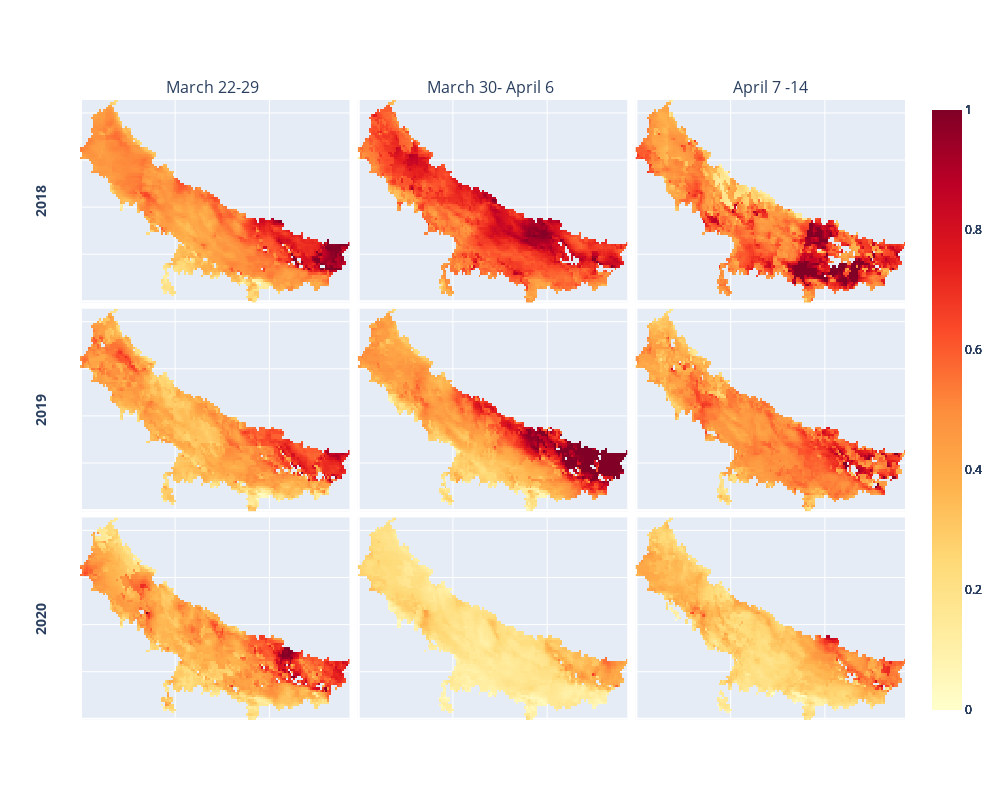

Write notebook code for a chart like this one.
### Code cell
from plotly.subplots import make_subplots
import plotly.graph_objects as go
import plotly.express as px
fig = make_subplots(3, 3, horizontal_spacing=0.01,vertical_spacing=0.01, subplot_titles=("March 22-29 ", "March 30- April 6 ", "April 7 -14"))
fig.add_trace(go.Heatmap(z=aod_2018_1[::-1],coloraxis="coloraxis1",),row=1,col=1)
fig.add_trace(go.Heatmap(z=aod_2018_2[::-1],coloraxis="coloraxis2"),row=1,col=2)
fig.add_trace(go.Heatmap(z=aod_2018_3[::-1],coloraxis="coloraxis3"),row=1,col=3)
fig.add_trace(go.Heatmap(z=aod_2019_1[::-1],coloraxis="coloraxis4",),row=2,col=1)
fig.add_trace(go.Heatmap(z=aod_2019_2[::-1],coloraxis="coloraxis5"),row=2,col=2)
fig.add_trace(go.Heatmap(z=aod_2019_3[::-1],coloraxis="coloraxis6"),row=2,col=3)
fig.add_trace(go.Heatmap(z=aod_2020_1[::-1],coloraxis="coloraxis7"),row=3,col=1)
fig.add_trace(go.Heatmap(z=aod_2020_2[::-1],coloraxis="coloraxis8"),row=3,col=2)
fig.add_trace(go.Heatmap(z=aod_2020_3[::-1],coloraxis="coloraxis9"),row=3,col=3)
fig.update_layout(width=1000, height=800,
coloraxis1=dict(colorscale='ylorrd',cmin=0,cmax=1, ),
coloraxis2=dict(colorscale='ylorrd',cmin=0,cmax=1,),
coloraxis3=dict(colorscale='ylorrd',cmin=0,cmax=1,),
coloraxis4=dict(colorscale='ylorrd',cmin=0,cmax=1,),
coloraxis5=dict(colorscale='ylorrd',cmin=0,cmax=1,),
coloraxis6=dict(colorscale='ylorrd',cmin=0,cmax=1,),
coloraxis7=dict(colorscale='ylorrd',cmin=0,cmax=1, ),
coloraxis8=dict(colorscale='ylorrd',cmin=0,cmax=1,),
coloraxis9=dict(colorscale='ylorrd',cmin=0,cmax=1,))
#px.imshow(ndvi, color_continuous_scale='Bluyl', aspect='equal',zmin=0,zmax=0.5),
fig.update_yaxes(title_text="<b>2018</b>", row=1, col=1)
fig.update_yaxes(title_text="<b>2019</b>", row=2, col=1)
fig.update_yaxes(title_text="<b>2020</b>", row=3, col=1)
for axis in fig.layout:
    if type(fig.layout[axis]) == go.layout.YAxis:
        
        fig.layout[axis].tickfont = dict(color = 'rgba(0,0,0,0)')
    if type(fig.layout[axis]) == go.layout.XAxis:
        fig.layout[axis].title.text = ''
        fig.layout[axis].tickfont = dict(color = 'rgba(0,0,0,0)')
fig.show()

# fig.write_html(ofl)

### Figure 1 — Plotly figure (JSON) as saved in the notebook; plotly's stock layout.template omitted (floating-point values rounded to 4 significant figures; data arrays with more than 128 entries replaced by an {"elided": "..."} marker saying what was removed)
{"data": [{"coloraxis": "coloraxis", "type": "heatmap", "xaxis": "x", "yaxis": "y", "z": {"elided": "86x143 float values"}}, {"coloraxis": "coloraxis2", "type": "heatmap", "xaxis": "x2", "yaxis": "y2", "z": {"elided": "86x143 float values"}}, {"coloraxis": "coloraxis3", "type": "heatmap", "xaxis": "x3", "yaxis": "y3", "z": {"elided": "86x143 float values"}}, {"coloraxis": "coloraxis4", "type": "heatmap", "xaxis": "x4", "yaxis": "y4", "z": {"elided": "86x143 float values"}}, {"coloraxis": "coloraxis5", "type": "heatmap", "xaxis": "x5", "yaxis": "y5", "z": {"elided": "86x143 float values"}}, {"coloraxis": "coloraxis6", "type": "heatmap", "xaxis": "x6", "yaxis": "y6", "z": {"elided": "86x143 float values"}}, {"coloraxis": "coloraxis7", "type": "heatmap", "xaxis": "x7", "yaxis": "y7", "z": {"elided": "86x143 float values"}}, {"coloraxis": "coloraxis8", "type": "heatmap", "xaxis": "x8", "yaxis": "y8", "z": {"elided": "86x143 float values"}}, {"coloraxis": "coloraxis9", "type": "heatmap", "xaxis": "x9", "yaxis": "y9", "z": {"elided": "86x143 float values"}}], "layout": {"annotations": [{"font": {"size": 16}, "showarrow": false, "text": "March 22-29 ", "x": 0.1633, "xanchor": "center", "xref": "paper", "y": 1, "yanchor": "bottom", "yref": "paper"}, {"font": {"size": 16}, "showarrow": false, "text": "March 30- April 6 ", "x": 0.5, "xanchor": "center", "xref": "paper", "y": 1, "yanchor": "bottom", "yref": "paper"}, {"font": {"size": 16}, "showarrow": false, "text": "April 7 -14", "x": 0.8367, "xanchor": "center", "xref": "paper", "y": 1, "yanchor": "bottom", "yref": "paper"}], "coloraxis": {"cmax": 1, "cmin": 0, "colorscale": [[0, "rgb(255,255,204)"], [0.125, "rgb(255,237,160)"], [0.25, "rgb(254,217,118)"], [0.375, "rgb(254,178,76)"], [0.5, "rgb(253,141,60)"], [0.625, "rgb(252,78,42)"], [0.75, "rgb(227,26,28)"], [0.875, "rgb(189,0,38)"], [1, "rgb(128,0,38)"]]}, "coloraxis2": {"cmax": 1, "cmin": 0, "colorscale": [[0, "rgb(255,255,204)"], [0.125, "rgb(255,237,160)"], [0.25, "rgb(254,217,118)"], [0.375, "rgb(254,178,76)"], [0.5, "rgb(253,141,60)"], [0.625, "rgb(252,78,42)"], [0.75, "rgb(227,26,28)"], [0.875, "rgb(189,0,38)"], [1, "rgb(128,0,38)"]]}, "coloraxis3": {"cmax": 1, "cmin": 0, "colorscale": [[0, "rgb(255,255,204)"], [0.125, "rgb(255,237,160)"], [0.25, "rgb(254,217,118)"], [0.375, "rgb(254,178,76)"], [0.5, "rgb(253,141,60)"], [0.625, "rgb(252,78,42)"], [0.75, "rgb(227,26,28)"], [0.875, "rgb(189,0,38)"], [1, "rgb(128,0,38)"]]}, "coloraxis4": {"cmax": 1, "cmin": 0, "colorscale": [[0, "rgb(255,255,204)"], [0.125, "rgb(255,237,160)"], [0.25, "rgb(254,217,118)"], [0.375, "rgb(254,178,76)"], [0.5, "rgb(253,141,60)"], [0.625, "rgb(252,78,42)"], [0.75, "rgb(227,26,28)"], [0.875, "rgb(189,0,38)"], [1, "rgb(128,0,38)"]]}, "coloraxis5": {"cmax": 1, "cmin": 0, "colorscale": [[0, "rgb(255,255,204)"], [0.125, "rgb(255,237,160)"], [0.25, "rgb(254,217,118)"], [0.375, "rgb(254,178,76)"], [0.5, "rgb(253,141,60)"], [0.625, "rgb(252,78,42)"], [0.75, "rgb(227,26,28)"], [0.875, "rgb(189,0,38)"], [1, "rgb(128,0,38)"]]}, "coloraxis6": {"cmax": 1, "cmin": 0, "colorscale": [[0, "rgb(255,255,204)"], [0.125, "rgb(255,237,160)"], [0.25, "rgb(254,217,118)"], [0.375, "rgb(254,178,76)"], [0.5, "rgb(253,141,60)"], [0.625, "rgb(252,78,42)"], [0.75, "rgb(227,26,28)"], [0.875, "rgb(189,0,38)"], [1, "rgb(128,0,38)"]]}, "coloraxis7": {"cmax": 1, "cmin": 0, "colorscale": [[0, "rgb(255,255,204)"], [0.125, "rgb(255,237,160)"], [0.25, "rgb(254,217,118)"], [0.375, "rgb(254,178,76)"], [0.5, "rgb(253,141,60)"], [0.625, "rgb(252,78,42)"], [0.75, "rgb(227,26,28)"], [0.875, "rgb(189,0,38)"], [1, "rgb(128,0,38)"]]}, "coloraxis8": {"cmax": 1, "cmin": 0, "colorscale": [[0, "rgb(255,255,204)"], [0.125, "rgb(255,237,160)"], [0.25, "rgb(254,217,118)"], [0.375, "rgb(254,178,76)"], [0.5, "rgb(253,141,60)"], [0.625, "rgb(252,78,42)"], [0.75, "rgb(227,26,28)"], [0.875, "rgb(189,0,38)"], [1, "rgb(128,0,38)"]]}, "coloraxis9": {"cmax": 1, "cmin": 0, "colorscale": [[0, "rgb(255,255,204)"], [0.125, "rgb(255,237,160)"], [0.25, "rgb(254,217,118)"], [0.375, "rgb(254,178,76)"], [0.5, "rgb(253,141,60)"], [0.625, "rgb(252,78,42)"], [0.75, "rgb(227,26,28)"], [0.875, "rgb(189,0,38)"], [1, "rgb(128,0,38)"]]}, "height": 800, "width": 1000, "xaxis": {"anchor": "y", "domain": [0, 0.3267], "tickfont": {"color": "rgba(0,0,0,0)"}, "title": {"text": ""}}, "xaxis2": {"anchor": "y2", "domain": [0.3367, 0.6633], "tickfont": {"color": "rgba(0,0,0,0)"}, "title": {"text": ""}}, "xaxis3": {"anchor": "y3", "domain": [0.6733, 1], "tickfont": {"color": "rgba(0,0,0,0)"}, "title": {"text": ""}}, "xaxis4": {"anchor": "y4", "domain": [0, 0.3267], "tickfont": {"color": "rgba(0,0,0,0)"}, "title": {"text": ""}}, "xaxis5": {"anchor": "y5", "domain": [0.3367, 0.6633], "tickfont": {"color": "rgba(0,0,0,0)"}, "title": {"text": ""}}, "xaxis6": {"anchor": "y6", "domain": [0.6733, 1], "tickfont": {"color": "rgba(0,0,0,0)"}, "title": {"text": ""}}, "xaxis7": {"anchor": "y7", "domain": [0, 0.3267], "tickfont": {"color": "rgba(0,0,0,0)"}, "title": {"text": ""}}, "xaxis8": {"anchor": "y8", "domain": [0.3367, 0.6633], "tickfont": {"color": "rgba(0,0,0,0)"}, "title": {"text": ""}}, "xaxis9": {"anchor": "y9", "domain": [0.6733, 1], "tickfont": {"color": "rgba(0,0,0,0)"}, "title": {"text": ""}}, "yaxis": {"anchor": "x", "domain": [0.6733, 1], "tickfont": {"color": "rgba(0,0,0,0)"}, "title": {"text": "<b>2018</b>"}}, "yaxis2": {"anchor": "x2", "domain": [0.6733, 1], "tickfont": {"color": "rgba(0,0,0,0)"}}, "yaxis3": {"anchor": "x3", "domain": [0.6733, 1], "tickfont": {"color": "rgba(0,0,0,0)"}}, "yaxis4": {"anchor": "x4", "domain": [0.3367, 0.6633], "tickfont": {"color": "rgba(0,0,0,0)"}, "title": {"text": "<b>2019</b>"}}, "yaxis5": {"anchor": "x5", "domain": [0.3367, 0.6633], "tickfont": {"color": "rgba(0,0,0,0)"}}, "yaxis6": {"anchor": "x6", "domain": [0.3367, 0.6633], "tickfont": {"color": "rgba(0,0,0,0)"}}, "yaxis7": {"anchor": "x7", "domain": [0, 0.3267], "tickfont": {"color": "rgba(0,0,0,0)"}, "title": {"text": "<b>2020</b>"}}, "yaxis8": {"anchor": "x8", "domain": [0, 0.3267], "tickfont": {"color": "rgba(0,0,0,0)"}}, "yaxis9": {"anchor": "x9", "domain": [0, 0.3267], "tickfont": {"color": "rgba(0,0,0,0)"}}}}
